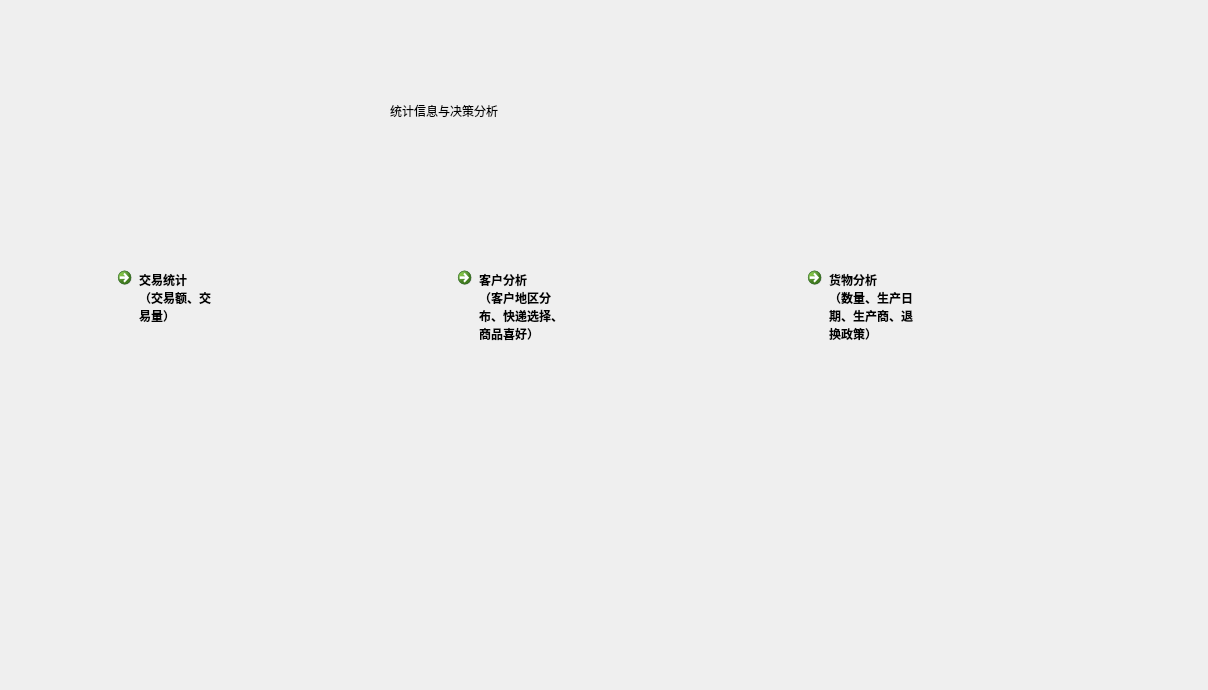
<?xml version="1.0" encoding="UTF-8"?>
<ui version="4.0">
 <class>StaticsUI</class>
 <widget class="QMainWindow" name="StaticsUI">
  <property name="geometry">
   <rect>
    <x>0</x>
    <y>0</y>
    <width>1208</width>
    <height>690</height>
   </rect>
  </property>
  <property name="windowTitle">
   <string>MainWindow</string>
  </property>
  <widget class="QWidget" name="centralwidget">
   <widget class="QCommandLinkButton" name="commandLinkButton">
    <property name="geometry">
     <rect>
      <x>110</x>
      <y>260</y>
      <width>311</width>
      <height>221</height>
     </rect>
    </property>
    <property name="styleSheet">
     <string notr="true">font: 75 24pt &quot;微软雅黑&quot;;</string>
    </property>
    <property name="text">
     <string>交易统计
（交易额、交
易量）</string>
    </property>
   </widget>
   <widget class="QLabel" name="label">
    <property name="geometry">
     <rect>
      <x>390</x>
      <y>60</y>
      <width>481</width>
      <height>101</height>
     </rect>
    </property>
    <property name="styleSheet">
     <string notr="true">font: 75 24pt &quot;微软雅黑&quot;;</string>
    </property>
    <property name="text">
     <string>统计信息与决策分析</string>
    </property>
   </widget>
   <widget class="QCommandLinkButton" name="commandLinkButton_2">
    <property name="geometry">
     <rect>
      <x>450</x>
      <y>260</y>
      <width>311</width>
      <height>221</height>
     </rect>
    </property>
    <property name="styleSheet">
     <string notr="true">font: 75 24pt &quot;微软雅黑&quot;;</string>
    </property>
    <property name="text">
     <string>客户分析
（客户地区分
布、快递选择、
商品喜好）</string>
    </property>
   </widget>
   <widget class="QCommandLinkButton" name="commandLinkButton_3">
    <property name="geometry">
     <rect>
      <x>800</x>
      <y>260</y>
      <width>321</width>
      <height>221</height>
     </rect>
    </property>
    <property name="styleSheet">
     <string notr="true">font: 75 24pt &quot;微软雅黑&quot;;</string>
    </property>
    <property name="text">
     <string>货物分析
（数量、生产日
期、生产商、退
换政策）</string>
    </property>
   </widget>
  </widget>
 </widget>
 <resources/>
 <connections/>
</ui>
